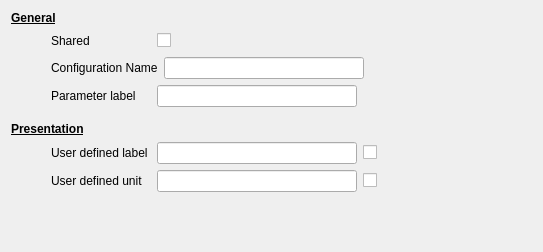
     <widget class="QWidget" name="identificationPage">
      <layout class="QVBoxLayout" name="verticalLayout_8">
       <item>
        <widget class="QLabel" name="label_12">
         <property name="font">
          <font>
           <weight>75</weight>
           <bold>true</bold>
           <underline>true</underline>
          </font>
         </property>
         <property name="text">
          <string>General</string>
         </property>
        </widget>
       </item>
       <item>
        <widget class="QWidget" name="connectedWidget" native="true">
         <layout class="QHBoxLayout" name="horizontalLayout_10">
          <property name="leftMargin">
           <number>0</number>
          </property>
          <property name="topMargin">
           <number>0</number>
          </property>
          <property name="rightMargin">
           <number>0</number>
          </property>
          <property name="bottomMargin">
           <number>0</number>
          </property>
          <item>
           <spacer name="horizontalSpacer_38">
            <property name="orientation">
             <enum>Qt::Horizontal</enum>
            </property>
            <property name="sizeType">
             <enum>QSizePolicy::Fixed</enum>
            </property>
            <property name="sizeHint" stdset="0">
             <size>
              <width>40</width>
              <height>20</height>
             </size>
            </property>
           </spacer>
          </item>
          <item>
           <widget class="QLabel" name="label_24">
            <property name="minimumSize">
             <size>
              <width>100</width>
              <height>0</height>
             </size>
            </property>
            <property name="text">
             <string>Shared</string>
            </property>
            <property name="indent">
             <number>-1</number>
            </property>
           </widget>
          </item>
          <item>
           <widget class="QCheckBox" name="connectedCheckBox">
            <property name="text">
             <string/>
            </property>
           </widget>
          </item>
          <item>
           <spacer name="horizontalSpacer_20">
            <property name="orientation">
             <enum>Qt::Horizontal</enum>
            </property>
            <property name="sizeHint" stdset="0">
             <size>
              <width>40</width>
              <height>20</height>
             </size>
            </property>
           </spacer>
          </item>
         </layout>
        </widget>
       </item>
       <item>
        <widget class="QWidget" name="descriptionWidget" native="true">
         <layout class="QHBoxLayout" name="horizontalLayout_6">
          <property name="leftMargin">
           <number>0</number>
          </property>
          <property name="topMargin">
           <number>0</number>
          </property>
          <property name="rightMargin">
           <number>0</number>
          </property>
          <property name="bottomMargin">
           <number>0</number>
          </property>
          <item>
           <spacer name="horizontalSpacer_40">
            <property name="orientation">
             <enum>Qt::Horizontal</enum>
            </property>
            <property name="sizeType">
             <enum>QSizePolicy::Fixed</enum>
            </property>
            <property name="sizeHint" stdset="0">
             <size>
              <width>40</width>
              <height>20</height>
             </size>
            </property>
           </spacer>
          </item>
          <item>
           <widget class="QLabel" name="label_8">
            <property name="minimumSize">
             <size>
              <width>100</width>
              <height>0</height>
             </size>
            </property>
            <property name="text">
             <string>Configuration Name</string>
            </property>
            <property name="margin">
             <number>0</number>
            </property>
            <property name="indent">
             <number>-1</number>
            </property>
           </widget>
          </item>
          <item>
           <widget class="QLineEdit" name="descriptionLineEdit">
            <property name="minimumSize">
             <size>
              <width>200</width>
              <height>0</height>
             </size>
            </property>
           </widget>
          </item>
          <item>
           <spacer name="horizontalSpacer">
            <property name="orientation">
             <enum>Qt::Horizontal</enum>
            </property>
            <property name="sizeHint" stdset="0">
             <size>
              <width>40</width>
              <height>20</height>
             </size>
            </property>
           </spacer>
          </item>
         </layout>
        </widget>
       </item>
       <item>
        <widget class="QWidget" name="labelWidget" native="true">
         <layout class="QHBoxLayout" name="horizontalLayout_7">
          <property name="leftMargin">
           <number>0</number>
          </property>
          <property name="topMargin">
           <number>0</number>
          </property>
          <property name="rightMargin">
           <number>0</number>
          </property>
          <property name="bottomMargin">
           <number>0</number>
          </property>
          <item>
           <spacer name="horizontalSpacer_39">
            <property name="orientation">
             <enum>Qt::Horizontal</enum>
            </property>
            <property name="sizeType">
             <enum>QSizePolicy::Fixed</enum>
            </property>
            <property name="sizeHint" stdset="0">
             <size>
              <width>40</width>
              <height>20</height>
             </size>
            </property>
           </spacer>
          </item>
          <item>
           <widget class="QLabel" name="label">
            <property name="minimumSize">
             <size>
              <width>100</width>
              <height>0</height>
             </size>
            </property>
            <property name="text">
             <string>Parameter label</string>
            </property>
            <property name="indent">
             <number>-1</number>
            </property>
           </widget>
          </item>
          <item>
           <widget class="QLineEdit" name="labelLineEdit">
            <property name="minimumSize">
             <size>
              <width>200</width>
              <height>0</height>
             </size>
            </property>
           </widget>
          </item>
          <item>
           <spacer name="horizontalSpacer_14">
            <property name="orientation">
             <enum>Qt::Horizontal</enum>
            </property>
            <property name="sizeHint" stdset="0">
             <size>
              <width>40</width>
              <height>20</height>
             </size>
            </property>
           </spacer>
          </item>
         </layout>
        </widget>
       </item>
       <item>
        <widget class="QWidget" name="userWidget" native="true">
         <layout class="QVBoxLayout" name="verticalLayout">
          <property name="leftMargin">
           <number>0</number>
          </property>
          <item>
           <widget class="QLabel" name="label_13">
            <property name="font">
             <font>
              <weight>75</weight>
              <bold>true</bold>
              <underline>true</underline>
             </font>
            </property>
            <property name="text">
             <string>Presentation</string>
            </property>
           </widget>
          </item>
          <item>
           <widget class="QWidget" name="userDefinedLabelWidget" native="true">
            <layout class="QHBoxLayout" name="horizontalLayout_12">
             <property name="leftMargin">
              <number>0</number>
             </property>
             <property name="topMargin">
              <number>0</number>
             </property>
             <property name="rightMargin">
              <number>0</number>
             </property>
             <property name="bottomMargin">
              <number>0</number>
             </property>
             <item>
              <spacer name="horizontalSpacer_42">
               <property name="orientation">
                <enum>Qt::Horizontal</enum>
               </property>
               <property name="sizeType">
                <enum>QSizePolicy::Fixed</enum>
               </property>
               <property name="sizeHint" stdset="0">
                <size>
                 <width>40</width>
                 <height>20</height>
                </size>
               </property>
              </spacer>
             </item>
             <item>
              <widget class="QLabel" name="label_2">
               <property name="minimumSize">
                <size>
                 <width>100</width>
                 <height>0</height>
                </size>
               </property>
               <property name="text">
                <string>User defined label</string>
               </property>
               <property name="indent">
                <number>-1</number>
               </property>
              </widget>
             </item>
             <item>
              <widget class="QLineEdit" name="userLabelLineEdit">
               <property name="minimumSize">
                <size>
                 <width>200</width>
                 <height>0</height>
                </size>
               </property>
              </widget>
             </item>
             <item>
              <widget class="QCheckBox" name="userLabelCheckBox">
               <property name="text">
                <string/>
               </property>
               <property name="checked">
                <bool>false</bool>
               </property>
              </widget>
             </item>
             <item>
              <spacer name="horizontalSpacer_12">
               <property name="orientation">
                <enum>Qt::Horizontal</enum>
               </property>
               <property name="sizeHint" stdset="0">
                <size>
                 <width>40</width>
                 <height>20</height>
                </size>
               </property>
              </spacer>
             </item>
            </layout>
           </widget>
          </item>
          <item>
           <widget class="QWidget" name="userDefinedUnitWidget" native="true">
            <layout class="QHBoxLayout" name="horizontalLayout_13">
             <property name="leftMargin">
              <number>0</number>
             </property>
             <property name="topMargin">
              <number>0</number>
             </property>
             <property name="rightMargin">
              <number>0</number>
             </property>
             <property name="bottomMargin">
              <number>0</number>
             </property>
             <item>
              <spacer name="horizontalSpacer_43">
               <property name="orientation">
                <enum>Qt::Horizontal</enum>
               </property>
               <property name="sizeType">
                <enum>QSizePolicy::Fixed</enum>
               </property>
               <property name="sizeHint" stdset="0">
                <size>
                 <width>40</width>
                 <height>20</height>
                </size>
               </property>
              </spacer>
             </item>
             <item>
              <widget class="QLabel" name="label_3">
               <property name="minimumSize">
                <size>
                 <width>100</width>
                 <height>0</height>
                </size>
               </property>
               <property name="text">
                <string>User defined unit</string>
               </property>
               <property name="indent">
                <number>-1</number>
               </property>
              </widget>
             </item>
             <item>
              <widget class="QLineEdit" name="userUnitLineEdit">
               <property name="minimumSize">
                <size>
                 <width>200</width>
                 <height>0</height>
                </size>
               </property>
              </widget>
             </item>
             <item>
              <widget class="QCheckBox" name="userUnitCheckBox">
               <property name="text">
                <string/>
               </property>
               <property name="checked">
                <bool>false</bool>
               </property>
              </widget>
             </item>
             <item>
              <spacer name="horizontalSpacer_13">
               <property name="orientation">
                <enum>Qt::Horizontal</enum>
               </property>
               <property name="sizeHint" stdset="0">
                <size>
                 <width>146</width>
                 <height>20</height>
                </size>
               </property>
              </spacer>
             </item>
            </layout>
           </widget>
          </item>
         </layout>
        </widget>
       </item>
       <item>
        <spacer name="verticalSpacer">
         <property name="orientation">
          <enum>Qt::Vertical</enum>
         </property>
         <property name="sizeHint" stdset="0">
          <size>
           <width>20</width>
           <height>40</height>
          </size>
         </property>
        </spacer>
       </item>
      </layout>
     </widget>
